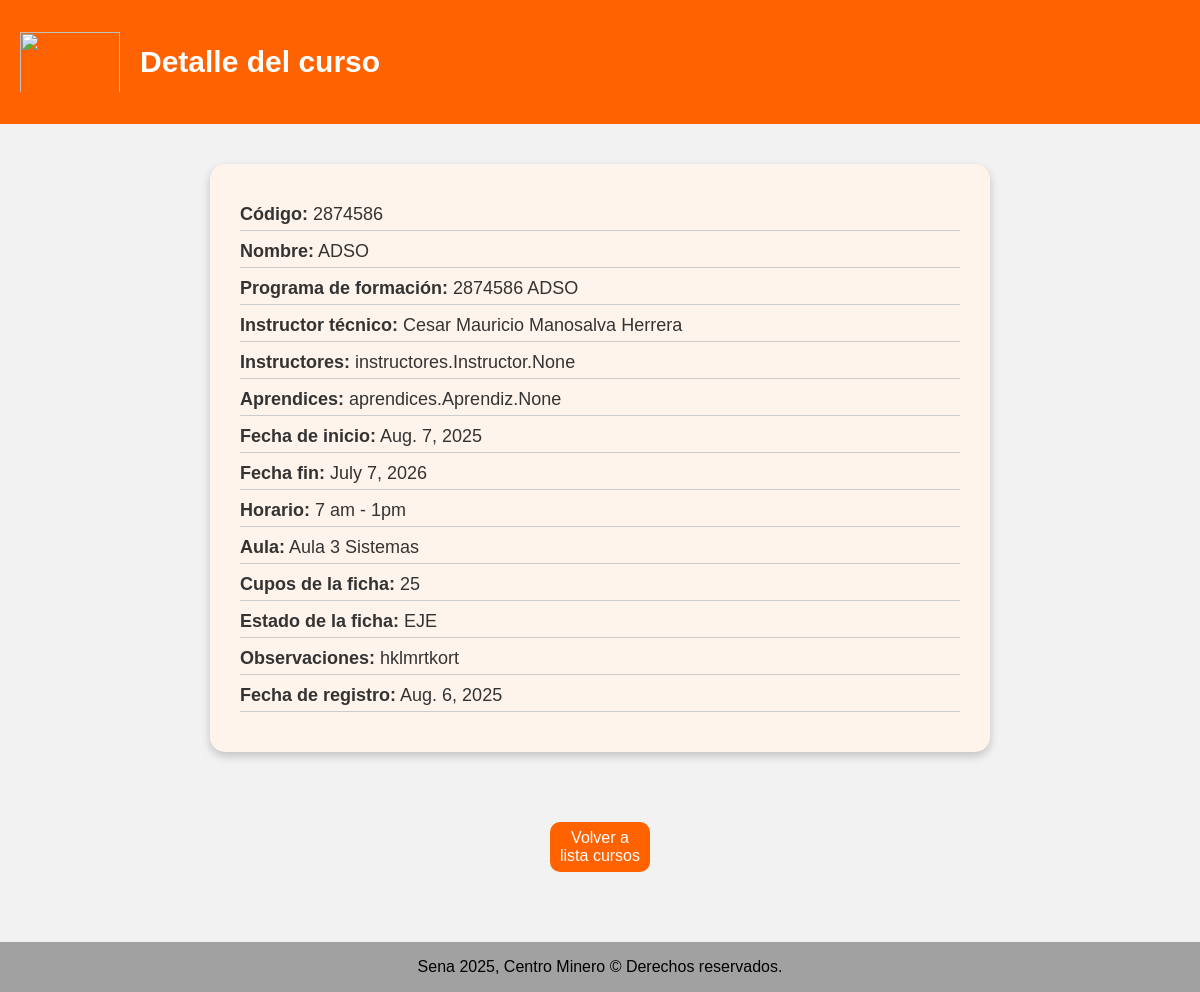
The page /lista_cursos/curso/2/ on the database its author committed.
### aprendices/models.py (models this page shows, shortened)
class Curso(models.Model):
    ESTADO_CHOICES = [
        ('PRO', 'Programado'),
        ('INI', 'Iniciado'),
        ('EJE', 'Ejecución'),
        ('FIN', 'Finalizado'),
        ('CAN', 'Cancelado'),
        ('SUS', 'Suspendido'),
    ]
    codigo = models.CharField(max_length=30,unique=True,verbose_name="Codiogo",)
    nombre = models.CharField(max_length=200,verbose_name="Nombre del curso")
    programa = models.ForeignKey('programas.Programa', on_delete=models.CASCADE, verbose_name='Programa de formación')
    instructor_coordinador = models.ForeignKey('instructores.Instructor',on_delete=models.CASCADE,related_name='cursos_coordinador',verbose_name="Instructor coordinador")
    instructores = models.ManyToManyField('instructores.Instructor',through='InstructorCurso', related_name='cursos_impartidos', verbose_name='Instructores')
    aprendices = models.ManyToManyField(Aprendiz,through='AprendizCurso',related_name='cursos',verbose_name='Aprendices')
    fecha_inicio= models.DateField(verbose_name="Fecha de inicio")
    fecha_fin = models.DateField(verbose_name="Fecha de finalización")
    horario = models.CharField(max_length=100, verbose_name="Horario")
    aula = models.CharField(max_length=50, verbose_name="Aula/Ambiente")
    cupos_maximos = models.PositiveBigIntegerField(verbose_name="Cupos Maximos")
    estado = models.CharField(max_length=3, choices=ESTADO_CHOICES, default='PRO', verbose_name="Estado del curso")
    observaciones = models.TextField(blank=True, null=True, verbose_name="Observaciones")
    fecha_registro = models.DateField(auto_now_add=True, verbose_name="Fecha de registro")
    class Meta:
        verbose_name = "Curso"
        verbose_name_plural = "Cursos"
        ordering = ['-fecha_inicio']

### programas/models.py (models this page shows, shortened)
class Programa(models.Model):
    NIVEL_FORMACION_CHOICES =[
        ('AUX', 'Auxiliar'),
        ('OPE', 'Operario'),
        ('TEC', 'Tecnico'),
        ('TGL', 'Tecnologo'),
        ('ESP', 'Especializacion tecnologica'),
        ('COM', 'Complementario'),
    ]
    MODALIDAD_CHOICES = [
        ('PRE', 'Presencial'),
        ('VIR', 'Virtual'),
        ('MIX', 'Mixta'),
    ]
    ESTADO_CHOICES =[
        ('ACT', 'Activo'),
        ('INA', 'Inactivo'),
        ('SUS', 'Suspendido'),
        ('CAN', 'Cancelado'),
    ]
    codigo = models.CharField(max_length=20, unique=True)
    nombre = models.CharField(max_length=100,)
    nivel_formacion = models.CharField(max_length=3, choices=NIVEL_FORMACION_CHOICES)
    modalidad = models.CharField(max_length=3, choices=MODALIDAD_CHOICES)
    duracion_meses = models.PositiveIntegerField(verbose_name="duracion en meses")
    duracion_horas = models.PositiveIntegerField(verbose_name="Duarcion  en horas")
    descripcion = models.TextField(verbose_name="Descripcion del programa")
    competencias = models.TextField(verbose_name="Competencias del programa")
    perfil_egreso = models.TextField(verbose_name="Perfil de egreso")
    requisitos_ingreso = models.TextField(verbose_name="requisistos para entrar al programa")
    centro_formacion = models.CharField(max_length=200)
    regional = models.CharField(max_length=100)
    estado = models.CharField(max_length=3, choices=ESTADO_CHOICES, default='ACT')
    fecha_creacion = models.DateField(verbose_name="fecha de creacion del programa")
    fecha_registro = models.DateField(verbose_name="fecha de registro")
    def __str__(self):
        return f"{self.codigo} {self.nombre}"

### instructores/models.py (models this page shows, shortened)
class Instructor(models.Model):
    TIPO_DOCUMENTO_CHOICES = [
        ('CC','cedula de ciudania'),
        ('CE', 'cedula de extranjeria'),
        ('TI', 'Tarjeta de identidad'),
        ('PAS','pasaporte'),
    ]
    NIVEL_EDUCATIVO_CHOICES = [
        ('TEC','Tecnico'),
        ('TGL', 'Tecnologo'),
        ('PRE', 'Pregrado'),
        ('ESP', 'Especialización'),
        ('MAE', 'Maestria'),
        ('DOC', 'Doctorado'),
    ]
    documento_identidad = models.CharField(max_length=20, unique = True)
    tipo_documento = models.CharField(max_length=3, choices=TIPO_DOCUMENTO_CHOICES, default='CC')
    nombre = models.CharField(max_length=100)
    apellido = models.CharField(max_length=100)
    telefono = models.CharField(max_length=15)
    correo = models.EmailField(max_length=50)
    fecha_nacimiento = models.DateField(null=True)
    ciudad = models.CharField(max_length=50)
    direccion = models.CharField(max_length=30, null=True)
    nivel_educativo = models.CharField(max_length=3, choices=NIVEL_EDUCATIVO_CHOICES, default='MAE')
    especialidad = models.CharField(max_length=50)
    años_experiencia = models.CharField(max_length=4)
    activo = models.BooleanField(default=True)
    fecha_vinculacion = models.DateField(null=True)
    def __str__(self):
        return f"{self.nombre} {self.apellido}"

### aprendices/views.py (the view)
# urls.py: path('lista_cursos/curso/<int:curso_id>/', views.detalle_curso, name='detalle_curso'),
def detalle_curso(request, curso_id):
    curso = get_object_or_404(Curso, id=curso_id)
    aprendices_curso = curso.aprendizcurso_set.all()
    instructores_curso = curso.instructorcurso_set.all()
    template = loader.get_template('detalle_curso.html')
    context = {
        'curso' : curso,
        'aprendices_curso' : aprendices_curso,
        'instructores_curso' : instructores_curso,
    }
    return HttpResponse(template.render(context, request))

### aprendices/templates/detalle_curso.html (shortened to what this page needs)
<!DOCTYPE html>
<html lang="es">
<head>
</head>
<body>
    <nav>
        <img src="https://www.thearchipielagopress.co/wp-content/uploads/2020/10/sena-1800.jpg" alt="" class="sena-img">
        <div><h1 class="titulo-nav">Detalle del curso</h1></div>
    </nav>
    <section class="bebe">
            <p><strong>Código:</strong> {{ curso.codigo }}</p>
            <p><strong>Nombre:</strong> {{ curso.nombre }}</p>
            <p><strong>Programa de formación:</strong> {{ curso.programa }}</p>
            <p><strong>Instructor técnico:</strong> {{ curso.instructor_coordinador }}</p>
            <p><strong>Instructores:</strong> {{ curso.instructores }}</p>
            <p><strong>Aprendices:</strong> {{ curso.aprendices }}</p>
            <p><strong>Fecha de inicio:</strong> {{ curso.fecha_inicio }}</p>
            <p><strong>Fecha fin:</strong> {{ curso.fecha_fin }}</p>
            <p><strong>Horario:</strong> {{ curso.horario }}</p>
            <p><strong>Aula:</strong> {{ curso.aula }}</p>
            <p><strong>Cupos de la ficha:</strong> {{ curso.cupos_maximos }}</p>
            <p><strong>Estado de la ficha:</strong> {{ curso.estado }}</p>
            <p><strong>Observaciones:</strong> {{ curso.observaciones }}</p>
            <p><strong>Fecha de registro:</strong> {{ curso.fecha_registro }}</p>
            </section>
    <a href="/lista_cursos/"><button>Volver a lista cursos</button></a>
    <footer>Sena 2025, Centro Minero © Derechos reservados.</footer>
</body>
</html>

### aprendices/templates/detalle_curso.html (style rules this page uses)
body { padding: 0; margin: 0; font-family: Arial, Helvetica, sans-serif; text-align: center; background-color: #f2f2f2; }
.sena-img { height: 150px; width: 100px; max-height: 60px; }
nav { background-color: #ff6200; display: flex; align-items: center; padding: 20px; }
.titulo-nav { color: white; margin-left: 20px; }
div { background-color: #ff6200; font-size: 20px; }
button { align-items: center; cursor: pointer; background-color: #ff6200; text-align: center; color: white; height: 50px; width: 100px; border-radius: 10px; display: inline-block; margin: 30px; text-decoration: none; font-size: medium; border: none; }
footer { display: flex; background-color: #A1A1A1; align-items: center; justify-content: center; height: 50px; margin-top: 40px; }
section.bebe { width: 60%; margin: 40px auto; padding: 30px; background-color: #fff4eb; border-radius: 15px; box-shadow: 0 4px 10px rgba(0, 0, 0, 0.2); text-align: left; }
section.bebe p { font-size: 18px; color: #333; margin: 10px 0; border-bottom: 1px solid #ccc; padding-bottom: 5px; }

### rows shown on the page
Curso: codigo "2874586", nombre "ADSO", programa "2874586 ADSO", instructor_coordinador "Cesar Mauricio Manosalva Herrera", instructores "instructores.Instructor.None", aprendices "aprendices.Aprendiz.None", fecha_inicio "Aug. 7, 2025", fecha_fin "July 7, 2026", horario "7 am - 1pm", aula "Aula 3 Sistemas", cupos_maximos "25", estado "EJE", observaciones "hklmrtkort", fecha_registro "Aug. 6, 2025"
